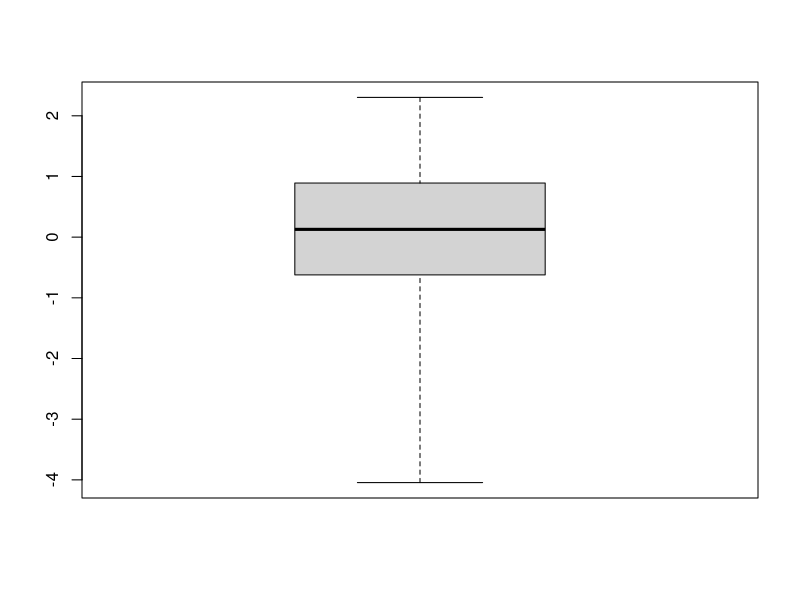
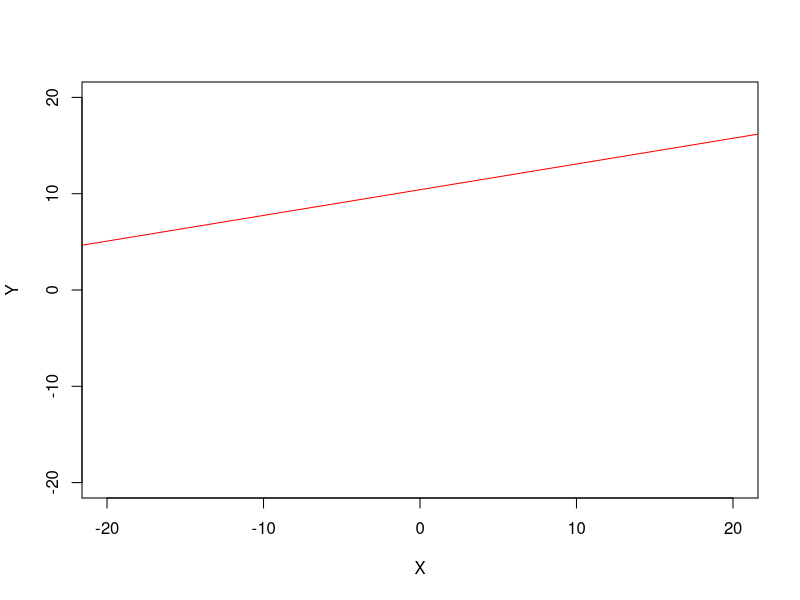

Recreate these plots in R, in order.
## ---- chunk 1
e <- c(-4.045, -0.622, 0.128, 0.892, 2.303)
boxplot(e, range = 15)
## ---- chunk 2
plot(x=NA, type="n", xlim=c(-20, 20), ylim=c(-20, 20),
    xlab="X", ylab="Y")
abline(a = 10.4183, b =0.2670, col = "red")
## ---- chunk 3
SSE <- (1.18^2) * 58; SSE
## ---- chunk 4
SST <- SSE/(1-0.854); SST
## ---- chunk 5
t <- 0.2670/0.4251; t
# which gives us p-value:
2 * (1 - pt(t, 58))
## ---- chunk 6
b0 <- 10.4183
SEb0 <- 0.4251
cl <- 0.95
sprintf('Our confidence interval is: [%f, %f]', 
    b0 - pt(1 - (cl / 2), 58) * SEb0, 
    b0 + pt(1 - (cl / 2), 58) * SEb0)
## ---- chunk 7
1.18^2
## ---- chunk 8
f <- (SST-SSE) / (SSE/58); f
# which gives us p-value:
1 - pf(f, 1, 58)
## ---- chunk 9
10.4183 + 49 * 0.2670
